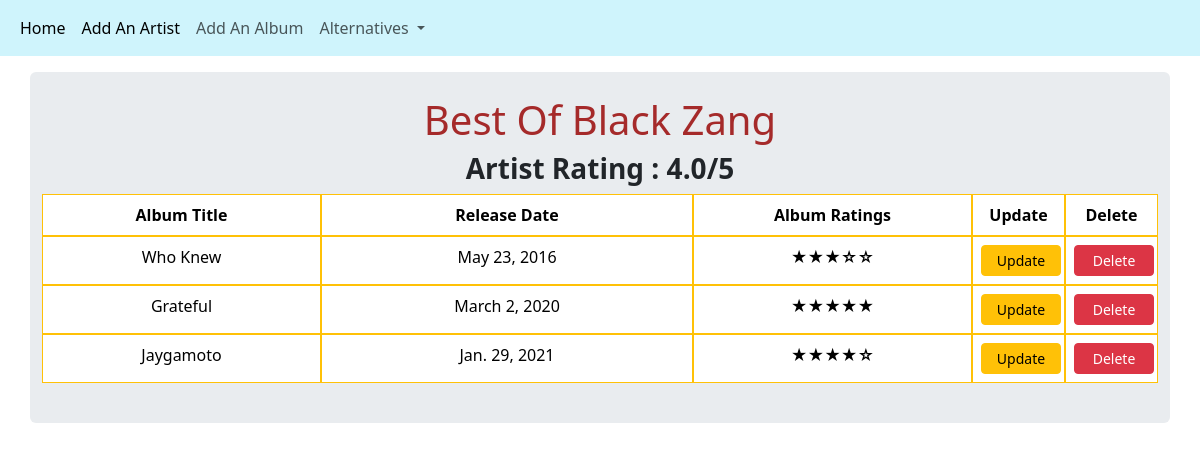
/list_albums/2/, run on the app's committed database.
### Musician_Pedia/models.py (models this page shows, shortened)
class Musician(models.Model):
    first_name = models.CharField(max_length=30)
    last_name = models.CharField(max_length=30)
    artist_age = models.IntegerField()

class Album(models.Model):
    name = models.ForeignKey(Musician, on_delete = models.CASCADE)
    album_title = models.CharField(max_length=25)
    release_date = models.DateField()
    stars = ((1,'Worst'),
             (2,'Bad'),
             (3,'Average'),
             (4,'Good'),
             (5,'Best')
             )
    album_ratings = models.IntegerField(choices=stars)

### Musician_Pedia/views.py (the view)
# urls.py: path('list_albums/<int:artist_id>/', views.album_list, name ='album_list'),
def album_list(request , artist_id ):
    list_of_album = Album.objects.filter(name_id=artist_id).order_by('release_date')
    artist = Musician.objects.get(pk = artist_id )
    rate = Album.objects.filter(name_id = artist_id).aggregate(Avg('album_ratings'))
    dictionary ={
        'title':'List Albums',
        'list_of_album':list_of_album,
        'artist':artist,
        'rate':rate
    }
    return render(request, 'album_list.html', context=dictionary)

### Templates/album_list.html
{% extends 'base.html' %}
{% block body_block %}
{% if list_of_album %}
    <h1> Best Of {{ artist.first_name }} {{ artist.last_name }} </h1>
    <h3><b> Artist Rating : {{ rate.album_ratings__avg }}/5 </b></h3>
    <table class="table table-bordered border-warning">
        <tr class="row">
            <th class="col-3"> Album Title </th>
            <th class="col-4"> Release Date </th>
            <th class="col-3"> Album Ratings </th>
            <th class="col-1"> Update </th>
            <th class="col-1"> Delete </th>
        </tr>
        {% for album in list_of_album %}
        <tr class="row">
            <td class="col-3 text-center"> {{ album.album_title }} </td>
            <td class="col-4 text-center"> {{ album.release_date }} </td>
            <td class="col-3 text-center">
                {% if album.album_ratings == 1 %}
                <b> ★☆☆☆☆ </b>
                {% elif album.album_ratings == 2 %}
                <b> ★★☆☆☆ </b>
                {% elif album.album_ratings == 3 %}
                <b> ★★★☆☆ </b>
                {% elif album.album_ratings == 4 %}
                <b> ★★★★☆ </b>
                {% elif album.album_ratings == 5 %}
                <b> ★★★★★ </b>
                {% endif %}
            </td>
            <td class="col-1">
                <a href="{% url 'Musician_Pedia:update_album' album_id=album.id artist_id=artist.id %}" class="btn btn-warning btn-sm tb" onclick="return confirm('Are You Sure ?')"> Update </a>
              </td>
              <td class="col-1">
                <a href="{% url 'Musician_Pedia:delete_album' album_id=album.id %}" class="btn btn-danger btn-sm tb" onclick="return confirm('Warning! Delete The Album ?')"> Delete </a>
              </td>
        </tr>
        {% endfor %}
    </table>
{% else %}
 <h1> Sorry!!! No Data Available </h1>
{% endif %}
{% endblock %}

### Static/css/main.css (style rules this page uses)
h1 { text-align: center; color: brown; }
.btn { width: 100%; }
h3 { text-align: center; }
a { text-decoration: none; }
th { text-align: center; }
.tb { width: 80px; }

### data on the page
Musician: first_name "Black", last_name "Zang"
Album: album_title "Who Knew", release_date "May 23, 2016"
Album: album_title "Grateful", release_date "March 2, 2020"
Album: album_title "Jaygamoto", release_date "Jan. 29, 2021"

### other printed values
{{ rate.album_ratings__avg }} "4.0"
